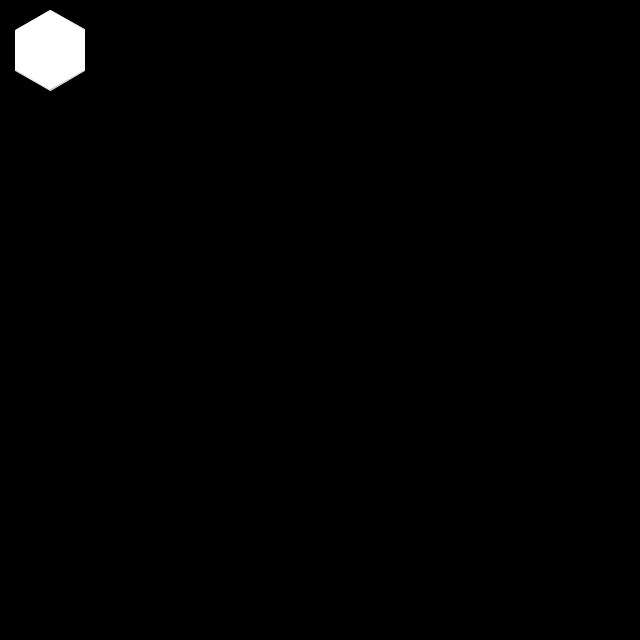
Frame 1 (no input)
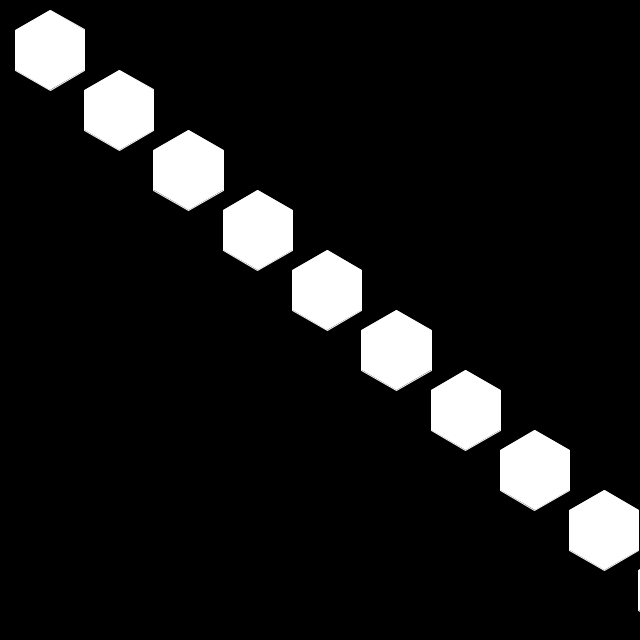
Frame 60 (the mouse pressed at the canvas centre just before this capture)
Frame 120 (the mouse held since frame 60 and released just before this capture): identical to frame 60, image omitted

The Processing sketch that drew these frames (run headless with seeded random() and noise(); from frame 60 on, the mouse is pressed at the canvas centre):

// Processing sketch: build
// ── build.pde
float centx = 50;
float centy = 50;
int radius = 40;
float angle = TWO_PI / 6;

 void setup() {
  size(640, 640);
  background(#000000);

}

void draw() {
  stroke(#ffffff);
  beginShape();
    for (float a = PI/6; a < TWO_PI; a += angle) {
      float vx = centx + cos(a) * radius;
      float vy = centy + sin(a) * radius;
      vertex(vx, vy);
   };
  endShape(CLOSE);

  centx += sqrt(3)*radius;
  centy += (3*radius)/2;
}
